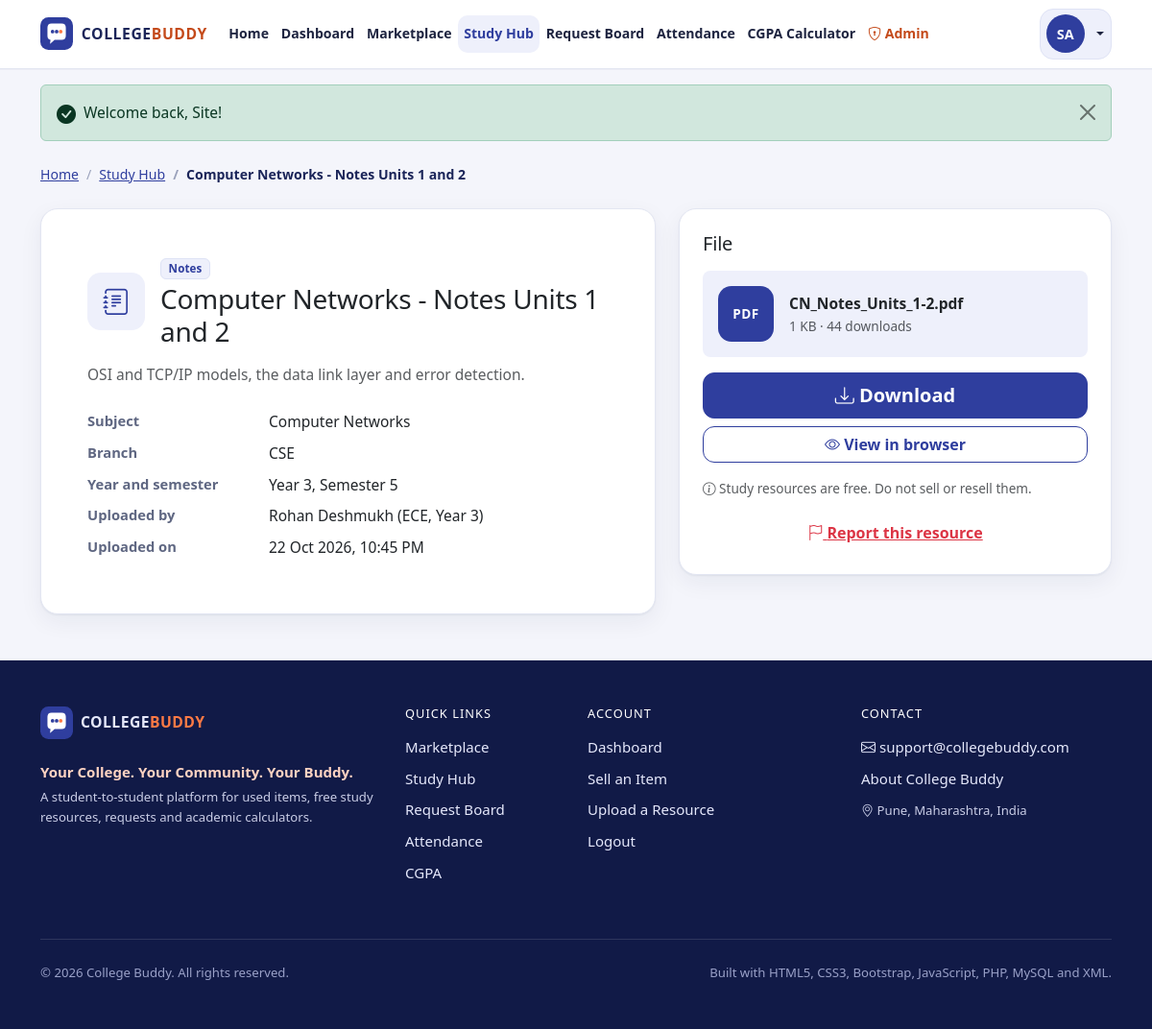
/resource.php?id=12 (signed in), run on the app's committed database.
### tables this page shows
CREATE TABLE users (
    id          INT UNSIGNED NOT NULL AUTO_INCREMENT,           
    full_name   VARCHAR(100) NOT NULL,
    email       VARCHAR(150) NOT NULL,                          
    password    VARCHAR(255) NOT NULL,                          
    branch      VARCHAR(50)  NOT NULL,                          
    year        TINYINT UNSIGNED NOT NULL,                      
    semester    TINYINT UNSIGNED NOT NULL,                      
    role        ENUM('student', 'admin') NOT NULL DEFAULT 'student',
    created_at  TIMESTAMP NOT NULL DEFAULT CURRENT_TIMESTAMP,
    PRIMARY KEY (id),
    UNIQUE KEY uq_users_email (email),
    KEY idx_users_role (role)
);

CREATE TABLE resources (
    id              INT UNSIGNED NOT NULL AUTO_INCREMENT,
    user_id         INT UNSIGNED NOT NULL,                      
    title           VARCHAR(150) NOT NULL,
    description     TEXT NULL,
    subject         VARCHAR(100) NOT NULL,
    branch          VARCHAR(50)  NOT NULL,
    year            TINYINT UNSIGNED NOT NULL,
    semester        TINYINT UNSIGNED NOT NULL,
    resource_type   VARCHAR(40)  NOT NULL,
    file_name       VARCHAR(255) NOT NULL,                      
    stored_name     VARCHAR(255) NOT NULL,                      
    file_size       INT UNSIGNED NOT NULL DEFAULT 0,            
    file_ext        VARCHAR(10)  NOT NULL,
    download_count  INT UNSIGNED NOT NULL DEFAULT 0,
    created_at      TIMESTAMP NOT NULL DEFAULT CURRENT_TIMESTAMP,
    PRIMARY KEY (id),
    UNIQUE KEY uq_resources_stored (stored_name),
    KEY idx_resources_filter (branch, year, semester),
    KEY idx_resources_subject (subject),
    KEY idx_resources_type (resource_type),
    KEY idx_resources_user (user_id),
    CONSTRAINT fk_resources_user FOREIGN KEY (user_id) REFERENCES users (id) ON DELETE CASCADE
);

### includes/functions.php (called while the page is built, shortened)
<?php
function project_root(): string
{
    return dirname(__DIR__);
}
function base_url(): string
{
    static $base = null;
    if ($base !== null) {
        return $base;
    }
    $base = '';
    $docRoot = isset($_SERVER['DOCUMENT_ROOT']) ? realpath($_SERVER['DOCUMENT_ROOT']) : false;
    $project = realpath(project_root());
    if ($docRoot !== false && $project !== false) {
        $docRoot = rtrim(str_replace('\\', '/', $docRoot), '/');
        $project = str_replace('\\', '/', $project);
        if (stripos($project, $docRoot) === 0) {
            $base = rtrim(substr($project, strlen($docRoot)), '/');
        }
    }
    return $base;
}
function url(string $path = ''): string
{
    return base_url() . '/' . ltrim($path, '/');
}
function href(string $path = ''): string
{
    return e(url($path));
}
function e($value): string
{
    return htmlspecialchars((string) ($value ?? ''), ENT_QUOTES, 'UTF-8');
}
function get_flashes(): array
{
    $flashes = $_SESSION['flash'] ?? [];
    return $flashes;
}
function format_bytes(int $bytes): string
{
    if ($bytes >= 1024) {
        return number_format($bytes / 1024, 0) . ' KB';
    }
    return $bytes . ' B';
}
function format_date(string $datetime, string $format = 'd M Y'): string
{
    return date($format, strtotime($datetime));
}
function initials(string $name): string
{
    $parts = preg_split('/\s+/', trim($name), -1, PREG_SPLIT_NO_EMPTY) ?: [];
    $out = '';
    foreach (array_slice($parts, 0, 2) as $part) {
        $out .= mb_strtoupper(mb_substr($part, 0, 1));
    }
    return $out !== '' ? $out : 'CB';
}
function resource_icon(string $type): string
{
    $icons = [
        'Notes' => 'bi-journal-text', 'Previous Year Paper' => 'bi-file-earmark-ruled', 'Question Bank' => 'bi-patch-question',
        'Practical' => 'bi-flask', 'Assignment' => 'bi-pencil-square', 'Study Material' => 'bi-book', 'Other' => 'bi-folder2-open',
    ];
    return $icons[$type] ?? 'bi-file-earmark';
}

### includes/auth.php (called while the page is built, shortened)
<?php
require_once __DIR__ . '/db.php';
require_once __DIR__ . '/functions.php';
function current_user(): ?array
{
    static $cached = false;
    if ($cached !== false) {
        return $cached;
    }
    $id = (int) ($_SESSION['user_id'] ?? 0);
    $row = db_select_one(
        'SELECT id, full_name, email, branch, year, semester, role, created_at FROM users WHERE id = ?',
        'i',
        [$id]
    );
    return $cached = $row;
}
function is_logged_in(): bool
{
    return current_user() !== null;
}
function require_login(string $message = 'Please login to continue.'): void
{
    if (!is_logged_in()) {
        set_flash('warning', $message);
        redirect('login.php?next=' . urlencode(current_relative_url()));
    }
}

### includes/db.php (called while the page is built, shortened)
<?php
function db(): mysqli
{
    static $conn = null;
    if ($conn === null) {
        $conn = new mysqli(DB_HOST, DB_USER, DB_PASS, DB_NAME);
        $conn->set_charset('utf8mb4');
        $conn->query("SET time_zone = '+05:30'");
    }
    return $conn;
}
function db_select(string $sql, string $types = '', array $params = []): array
{
    $stmt = db()->prepare($sql);
    if ($types !== '') {
        $stmt->bind_param($types, ...$params);
    }
    $stmt->execute();
    $rows = $stmt->get_result()->fetch_all(MYSQLI_ASSOC);
    return $rows;
}
function db_select_one(string $sql, string $types = '', array $params = []): ?array
{
    $rows = db_select($sql, $types, $params);
    return $rows[0] ?? null;
}

### resource.php (the view, shortened to what this page needs)
<?php
require_once __DIR__ . '/includes/auth.php';
require_login('Please login to view and download study resources.');
$id = (int) ($_GET['id'] ?? 0);
$res = $id > 0 ? db_select_one(
    'SELECT r.*, u.full_name AS uploader_name, u.branch AS uploader_branch, u.year AS uploader_year
     FROM resources r JOIN users u ON u.id = r.user_id
     WHERE r.id = ?',
    'i',
    [$id]
) : null;
$canView = in_array($res['file_ext'], ['pdf', 'txt', 'jpg', 'jpeg', 'png'], true);
$activeNav = 'study';
$breadcrumbs = [['Study Hub', 'study.php'], [$res['title'], '']];
require __DIR__ . '/includes/header.php';
?>
<section class="container py-4 pb-5">
    <div class="row g-4">
        <div class="col-lg-7">
            <div class="card cb-card">
                <div class="card-body p-4 p-md-5">
                    <div class="d-flex align-items-center gap-3 mb-3">
                        <span class="cb-resource-icon cb-resource-icon-lg"><i class="bi <?= e(resource_icon($res['resource_type'])) ?>"></i></span>
                        <div>
                            <span class="badge cb-badge-soft"><?= e($res['resource_type']) ?></span>
                            <h1 class="h3 mt-1 mb-0"><?= e($res['title']) ?></h1>
                        </div>
                    </div>
                    <p class="text-muted"><?= $res['description'] !== null && $res['description'] !== '' ? e($res['description']) : 'The uploader did not add a description for this file.' ?></p>
                    <dl class="row mb-0 cb-dl mt-4">
                        <dt class="col-sm-4">Subject</dt><dd class="col-sm-8"><?= e($res['subject']) ?></dd>
                        <dt class="col-sm-4">Branch</dt><dd class="col-sm-8"><?= e($res['branch']) ?></dd>
                        <dt class="col-sm-4">Year and semester</dt><dd class="col-sm-8">Year <?= (int) $res['year'] ?>, Semester <?= (int) $res['semester'] ?></dd>
                        <dt class="col-sm-4">Uploaded by</dt><dd class="col-sm-8"><?= e($res['uploader_name']) ?> (<?= e($res['uploader_branch']) ?>, Year <?= (int) $res['uploader_year'] ?>)</dd>
                        <dt class="col-sm-4">Uploaded on</dt><dd class="col-sm-8"><?= e(format_date($res['created_at'], 'd M Y, h:i A')) ?></dd>
                    </dl>
                </div>
            </div>
        </div>
        <div class="col-lg-5">
            <div class="card cb-card cb-sticky">
                <div class="card-body p-4">
                    <h2 class="h5 mb-3">File</h2>
                    <div class="cb-file-box d-flex align-items-center gap-3 p-3 rounded-3 mb-3">
                        <span class="cb-file-ext text-uppercase"><?= e($res['file_ext']) ?></span>
                        <div class="min-w-0">
                            <div class="fw-semibold text-break"><?= e($res['file_name']) ?></div>
                            <div class="small text-muted"><?= e(format_bytes((int) $res['file_size'])) ?> &middot; <?= (int) $res['download_count'] ?> downloads</div>
                        </div>
                    </div>
                    <div class="d-grid gap-2">
                        <a class="btn btn-primary btn-lg" href="<?= href('download.php?id=' . $id) ?>"><i class="bi bi-download"></i> Download</a>
                        <?php if ($canView): ?>
                            <a class="btn btn-outline-primary" href="<?= href('download.php?id=' . $id . '&mode=view') ?>" target="_blank" rel="noopener"><i class="bi bi-eye"></i> View in browser</a>
                        <?php endif; ?>
                    </div>
                    <p class="small text-muted mt-3 mb-3"><i class="bi bi-info-circle"></i> Study resources are free. Do not sell or resell them.</p>
                    <a class="btn btn-link text-danger w-100 px-0" href="<?= href('report.php?type=resource&id=' . $id) ?>"><i class="bi bi-flag"></i> Report this resource</a>
                </div>
            </div>
        </div>
    </div>
</section>
<?php require __DIR__ . '/includes/footer.php'; ?>

### includes/header.php (shortened to what this page needs)
<?php
$activeNav = $activeNav ?? '';
$breadcrumbs = $breadcrumbs ?? [];
$me = current_user();
$flashes = get_flashes();
$navLinks = ['home' => ['Home', 'index.php']];
if ($me) {
    $navLinks['dashboard'] = ['Dashboard', 'dashboard.php'];
}
$navLinks += [
    'marketplace' => ['Marketplace', 'marketplace.php'],
    'study' => ['Study Hub', 'study.php'],
    'requests' => ['Request Board', 'requests.php'],
    'attendance' => ['Attendance', 'attendance.php'],
    'cgpa' => ['CGPA Calculator', 'cgpa.php'],
];
$flashIcons = [
    'success' => 'bi-check-circle-fill', 'danger' => 'bi-exclamation-octagon-fill',
    'warning' => 'bi-exclamation-triangle-fill', 'info' => 'bi-info-circle-fill',
];
?>
<!doctype html>
<html lang="en">
<head>
    <link rel="stylesheet" href="<?= href('css/vendor/bootstrap.min.css') ?>">
    <link rel="stylesheet" href="<?= href('css/vendor/bootstrap-icons.min.css') ?>">
    <link rel="stylesheet" href="<?= href('css/style.css') ?>">
</head>
<body class="cb-body d-flex flex-column min-vh-100">
<header>
    <nav class="navbar navbar-expand-xl cb-navbar sticky-top" aria-label="Main navigation">
        <div class="container">
            <a class="navbar-brand cb-brand" href="<?= href('index.php') ?>" aria-label="College Buddy home">
                <img src="<?= href('images/logo.svg') ?>" alt="" width="34" height="34">
                <span class="cb-brand-text">COLLEGE<span class="cb-brand-accent">BUDDY</span></span>
            </a>
            <div class="collapse navbar-collapse" id="cbNavMenu">
                <ul class="navbar-nav me-auto align-items-xl-center">
                    <?php foreach ($navLinks as $key => [$label, $path]): ?>
                        <li class="nav-item">
                            <a class="nav-link<?= $activeNav === $key ? ' active' : '' ?>" href="<?= href($path) ?>"<?= $activeNav === $key ? ' aria-current="page"' : '' ?>><?= e($label) ?></a>
                        </li>
                    <?php endforeach; ?>
                    <?php if ($me && $me['role'] === 'admin'): ?>
                        <li class="nav-item">
                            <a class="nav-link cb-admin-link<?= $activeNav === 'admin' ? ' active' : '' ?>" href="<?= href('admin/dashboard.php') ?>" title="Admin Dashboard"><i class="bi bi-shield-lock"></i> Admin</a>
                        </li>
                    <?php endif; ?>
                </ul>
                <div class="d-flex flex-column flex-xl-row align-items-stretch align-items-xl-center gap-2 cb-nav-actions">
                    <?php if ($me): ?>
                        <div class="dropdown">
                            <button class="btn cb-user-btn dropdown-toggle w-100 d-flex align-items-center gap-2" type="button"
                                    data-bs-toggle="dropdown" aria-expanded="false">
                                <span class="cb-avatar"><?= e(initials($me['full_name'])) ?></span>
                            </button>
                        </div>
                    <?php else: ?>
                        <a class="btn btn-outline-primary" href="<?= href('login.php') ?>"><i class="bi bi-box-arrow-in-right"></i> Login</a>
                        <a class="btn btn-primary" href="<?= href('register.php') ?>">Register</a>
                    <?php endif; ?>
                </div>
            </div>
        </div>
    </nav>
</header>
<main id="main-content" class="flex-grow-1">
    <?php if (!empty($flashes)): ?>
        <div class="container pt-3 cb-flash-zone">
            <?php foreach ($flashes as $flash): ?>
                <div class="alert alert-<?= e($flash['type']) ?> alert-dismissible fade show d-flex align-items-start gap-2 mb-2"
                     role="alert" data-autohide="7000">
                    <i class="bi <?= e($flashIcons[$flash['type']] ?? 'bi-info-circle-fill') ?> fs-5 lh-1 mt-1"></i>
                    <div class="flex-grow-1"><?= e($flash['message']) ?></div>
                    <button type="button" class="btn-close" data-bs-dismiss="alert" aria-label="Close"></button>
                </div>
            <?php endforeach; ?>
        </div>
    <?php endif; ?>
    <?php if (!empty($breadcrumbs)): ?>
        <div class="container pt-3">
            <nav aria-label="breadcrumb">
                <ol class="breadcrumb cb-breadcrumb mb-0">
                    <li class="breadcrumb-item"><a href="<?= href('index.php') ?>">Home</a></li>
                    <?php foreach ($breadcrumbs as $i => $crumb): ?>
                        <?php if ($i === array_key_last($breadcrumbs) || empty($crumb[1])): ?>
                            <li class="breadcrumb-item active" aria-current="page"><?= e($crumb[0]) ?></li>
                        <?php else: ?>
                            <li class="breadcrumb-item"><a href="<?= href($crumb[1]) ?>"><?= e($crumb[0]) ?></a></li>
                        <?php endif; ?>
                    <?php endforeach; ?>
                </ol>
            </nav>
        </div>
    <?php endif; ?>

### data on the page
users: full_name "SA"
resources: resource_type "Notes", title "Computer Networks - Notes Units 1 and 2", description "OSI and TCP/IP models, the data link layer and error detection.", subject "Computer Networks", branch "CSE", year "3", semester "5", user.full_name "Rohan Deshmukh", user.branch "ECE", user.year "3", created_at "22 Oct 2026, 10:45 PM", file_ext "PDF", file_name "CN_Notes_Units_1-2.pdf", file_size "1 KB", download_count "44"

### other printed values
$label "Home"
$label "Dashboard"
$label "Marketplace"
$label "Study Hub"
$label "Request Board"
$label "Attendance"
$label "CGPA Calculator"
$flash['message'] "Welcome back, Site!"
$crumb[0] "Study Hub"
$crumb[0] "Computer Networks - Notes Units 1 and 2"
